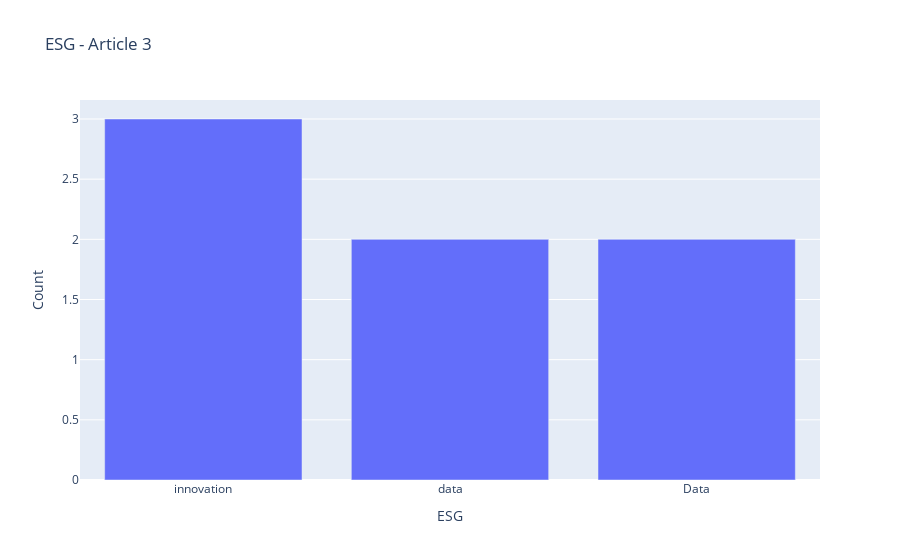

Notebook code cell kept with this figure:
### Code cell
ax1=px.bar(pdESG, x=0, y=1, title= "ESG - Article 3")
ax1.update_layout(
    xaxis_title="ESG",
    yaxis_title="Count")
ax1.show()

### Figure 1 — Plotly figure (JSON) as saved in the notebook; plotly's stock layout.template omitted (floating-point values rounded to 4 significant figures)
{"data": [{"alignmentgroup": "True", "hovertemplate": "0=%{x}<br>1=%{y}<extra></extra>", "legendgroup": "", "marker": {"color": "#636efa", "pattern": {"shape": ""}}, "name": "", "offsetgroup": "", "orientation": "v", "showlegend": false, "textposition": "auto", "type": "bar", "x": ["innovation", "data", "Data"], "xaxis": "x", "y": [3, 2, 2], "yaxis": "y"}], "layout": {"autosize": true, "barmode": "relative", "legend": {"tracegroupgap": 0}, "title": {"text": "ESG - Article 3"}, "xaxis": {"anchor": "y", "autorange": true, "domain": [0, 1], "range": [-0.5, 2.5], "title": {"text": "ESG"}, "type": "category"}, "yaxis": {"anchor": "x", "autorange": true, "domain": [0, 1], "range": [0, 3.158], "title": {"text": "Count"}, "type": "linear"}}}
